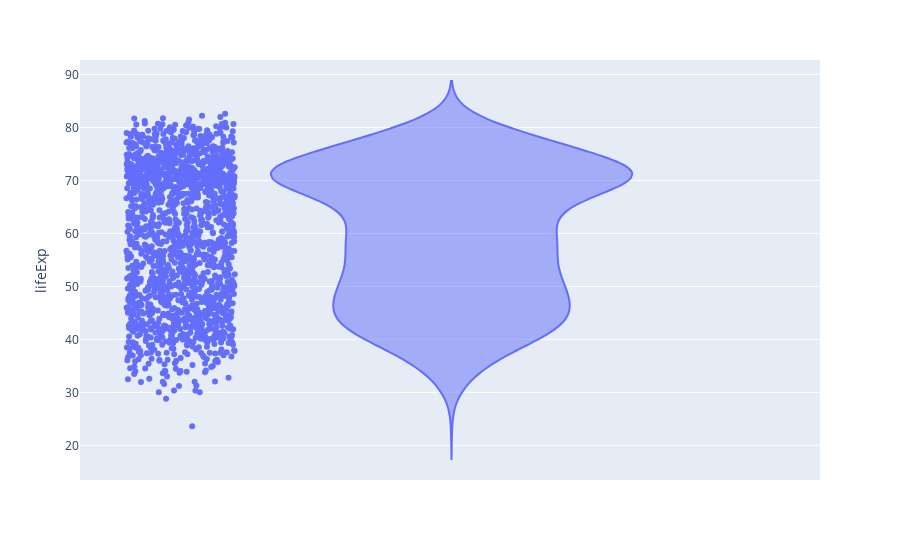

Notebook code cell kept with this figure:
### Markdown cell above
[Back to top](#Index:) 

### Problem 6

#### Violin Plot with points of Life Expectancy with `plotly`



Create a Violin Plot of the Life Expectancy data alongside the actual points using `plotly`.

### Code cell
#violin in plotly with points = "all"
fig = px.violin(gapminder, y='lifeExp',points = 'all')
fig

### Figure 1 — Plotly figure (JSON) as saved in the notebook; plotly's stock layout.template omitted (floating-point values rounded to 4 significant figures; data arrays with more than 128 entries replaced by an {"elided": "..."} marker saying what was removed)
{"data": [{"alignmentgroup": "True", "box": {"visible": false}, "hovertemplate": "lifeExp=%{y}<extra></extra>", "legendgroup": "", "marker": {"color": "#636efa"}, "name": "", "offsetgroup": "", "orientation": "v", "points": "all", "scalegroup": "True", "showlegend": false, "type": "violin", "x0": " ", "xaxis": "x", "y": {"elided": "1704 float values"}, "y0": " ", "yaxis": "y"}], "layout": {"autosize": true, "legend": {"tracegroupgap": 0}, "margin": {"t": 60}, "violinmode": "group", "xaxis": {"anchor": "y", "autorange": true, "domain": [0, 1], "range": [-0.5042, 0.5], "type": "category"}, "yaxis": {"anchor": "x", "autorange": true, "domain": [0, 1], "range": [13.46, 92.74], "title": {"text": "lifeExp"}, "type": "linear"}}}
